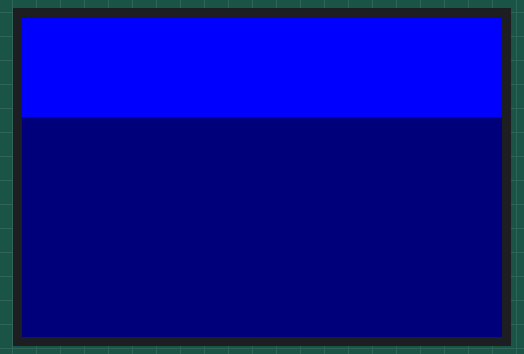
This sketch was run on a simulated ESP32. Parts: 480×320 colour display. Storage starts empty; USB keyboard and mouse output is not drawn; what the sketch prints to the serial monitor is not drawn.

Above: at 0.6 s.

The sketch:

MacroKeyboard.ino
```cpp
#include "FS.h"
#include <SPI.h>
#include <TFT_eSPI.h>
#include <BleKeyboard.h>

TFT_eSPI tft = TFT_eSPI();

// This is the file name used to store the calibration data
#define CALIBRATION_FILE "/TouchCalData2"

// Set REPEAT_CAL to true instead of false to run calibration
// again, otherwise it will only be done once.
// Repeat calibration if you change the screen rotation.
#define REPEAT_CAL false

BleKeyboard bleKeyboard("Pipe MacroKB", "Felipe Acevedo", 100);

#define PRIMARY_COLOR 0x000F // 0x000F //TFT_NAVY
#define ACCENT_COLOR 0x001F  // 0x001F //TFT_BLUE

void setup()
{
  Serial.begin(115200);
  Serial.println("Starting BLE work!");
  bleKeyboard.begin();

  // Initialise the TFT screen
  tft.init();

  // Set the rotation before we calibrate
  tft.setRotation(1);

  // Calibrate the touch screen and retrieve the scaling factors
  touch_calibrate();

  // Clear the screen
  tft.fillScreen(TFT_BLACK);

  // Draw keypad background
  // tft.fillRectVGradient(0, 0, 480, 320, ACCENT_COLOR, PRIMARY_COLOR);
  tft.fillRect(0, 0, 480, 100, ACCENT_COLOR);
  tft.fillRect(0, 100, 480, 220, PRIMARY_COLOR);
}

void loop()
{
  if (bleKeyboard.isConnected())
  {
    Serial.println("Sending 'Hello world'...");
    // bleKeyboard.print("Hello world");
    delay(5000);
  }
}

void touch_calibrate()
{
  uint16_t calData[5];
  uint8_t calDataOK = 0;

  // check file system exists
  if (!SPIFFS.begin())
  {
    Serial.println("Formating file system");
    SPIFFS.format();
    SPIFFS.begin();
  }

  // check if calibration file exists and size is correct
  if (SPIFFS.exists(CALIBRATION_FILE))
  {
    if (REPEAT_CAL)
    {
      // Delete if we want to re-calibrate
      SPIFFS.remove(CALIBRATION_FILE);
    }
    else
    {
      File f = SPIFFS.open(CALIBRATION_FILE, "r");
      if (f)
      {
        if (f.readBytes((char *)calData, 14) == 14)
          calDataOK = 1;
        f.close();
      }
    }
  }

  if (calDataOK && !REPEAT_CAL)
  {
    // calibration data valid
    tft.setTouch(calData);
  }
  else
  {
    // data not valid so recalibrate
    tft.fillScreen(TFT_BLACK);
    tft.setCursor(20, 0);
    tft.setTextFont(2);
    tft.setTextSize(1);
    tft.setTextColor(TFT_WHITE, TFT_BLACK);

    tft.println("Touch corners as indicated");

    tft.setTextFont(1);
    tft.println();

    if (REPEAT_CAL)
    {
      tft.setTextColor(TFT_RED, TFT_BLACK);
      tft.println("Set REPEAT_CAL to false to stop this running again!");
    }

    tft.calibrateTouch(calData, TFT_MAGENTA, TFT_BLACK, 15);

    tft.setTextColor(TFT_GREEN, TFT_BLACK);
    tft.println("Calibration complete!");

    // store data
    File f = SPIFFS.open(CALIBRATION_FILE, "w");
    if (f)
    {
      f.write((const unsigned char *)calData, 14);
      f.close();
    }
  }
}
```
